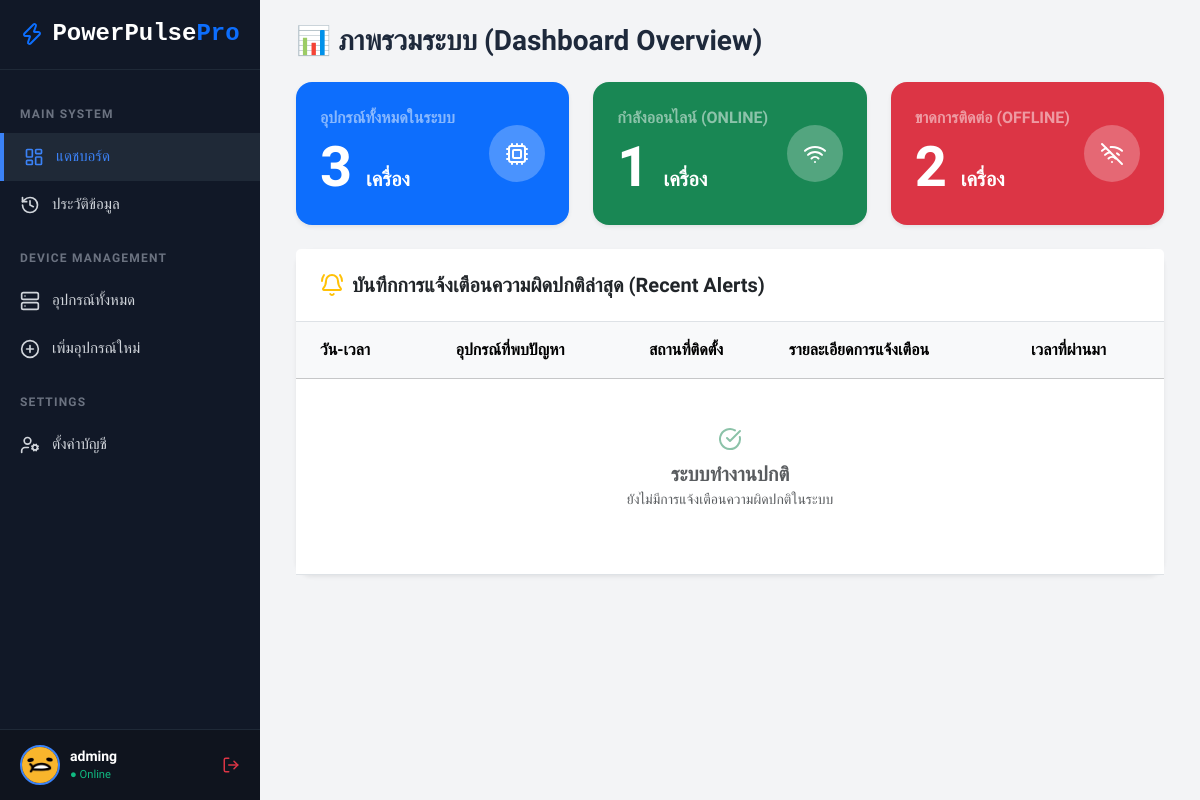
The page /dashboard.php (signed in) on the database as committed earlier.
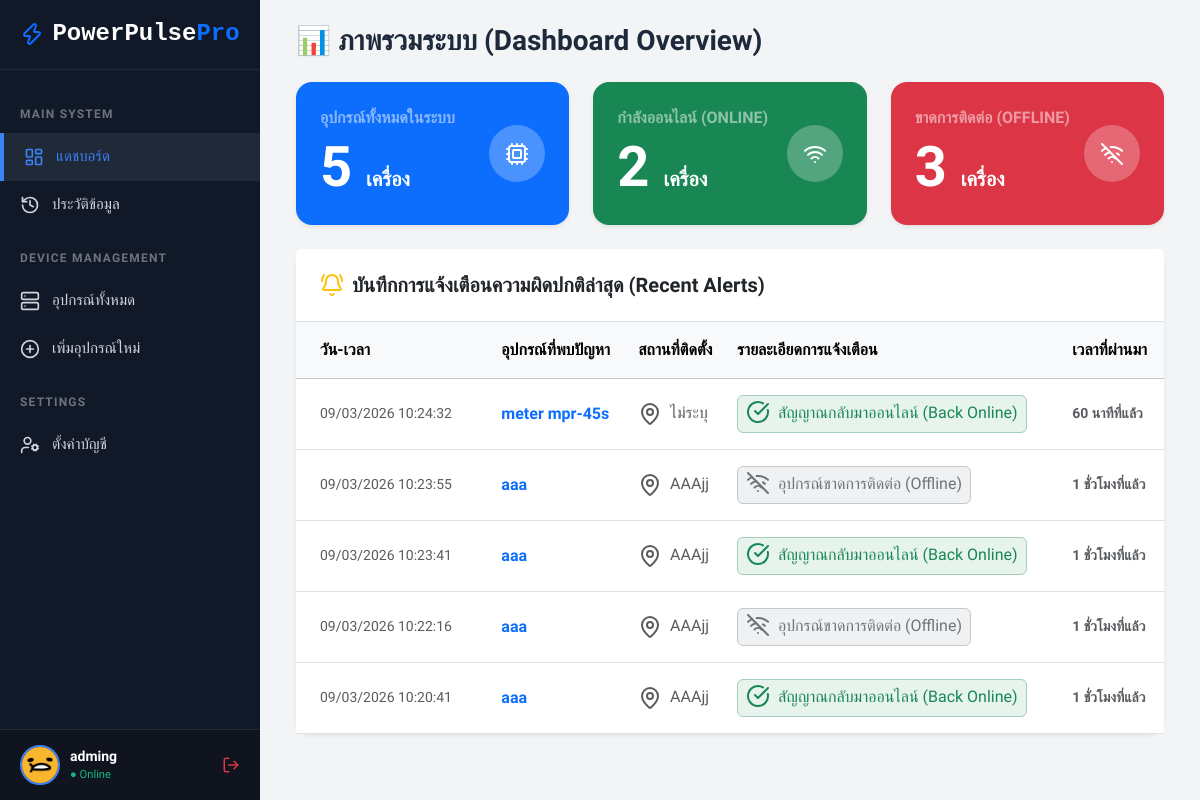
The same page on the database as committed later.
### tables this page shows
CREATE TABLE `alert_logs` (
  `id` int(11) NOT NULL,
  `device_id` int(11) NOT NULL,
  `message` text NOT NULL,
  `created_at` timestamp NOT NULL DEFAULT current_timestamp()
);

CREATE TABLE `devices` (
  `id` int(11) NOT NULL,
  `category_id` int(11) NOT NULL DEFAULT 1,
  `name` varchar(150) NOT NULL,
  `location` varchar(255) DEFAULT 'ไม่ระบุ',
  `image` varchar(255) DEFAULT 'default.png',
  `ip_address` varchar(50) NOT NULL,
  `port` int(11) DEFAULT 502,
  `slave_id` int(11) DEFAULT 1,
  `status` varchar(20) DEFAULT 'Offline',
  `mode` varchar(10) NOT NULL DEFAULT 'mock',
  `alert_min` float DEFAULT 0,
  `alert_max` float DEFAULT 0,
  `is_active` tinyint(1) NOT NULL DEFAULT 1,
  `created_at` timestamp NOT NULL DEFAULT current_timestamp(),
  `last_seen` timestamp NULL DEFAULT NULL
);

### dashboard.php (the view, shortened to what this page needs)
<?php
require 'db.php';
$total_devices = $conn->query("SELECT COUNT(*) as count FROM devices")->fetch_assoc()['count'];
$online_devices = $conn->query("SELECT COUNT(*) as count FROM devices WHERE status = 'Online'")->fetch_assoc()['count'];
$offline_devices = $total_devices - $online_devices;
$alerts = $conn->query("SELECT a.*, d.name as device_name, d.location
                        FROM alert_logs a
                        LEFT JOIN devices d ON a.device_id = d.id
                        ORDER BY a.id DESC LIMIT 10");
function timeAgoThai($datetime) {
    $time_ago = strtotime($datetime);
    $current_time = time();
    $time_difference = $current_time - $time_ago;
    $seconds = $time_difference;
    $minutes = round($seconds / 60);
    $hours = round($seconds / 3600);
    $days = round($seconds / 86400);
    if($seconds <= 60) return "เพิ่งเกิดเมื่อสักครู่";
    else if($minutes <= 60) return "$minutes นาทีที่แล้ว";
    else if($hours <= 24) return "$hours ชั่วโมงที่แล้ว";
    else return "$days วันที่แล้ว";
}
?>
<!DOCTYPE html>
<html lang="th">
<head>
    <link href="https://cdn.jsdelivr.net/npm/bootstrap@5.3.2/dist/css/bootstrap.min.css" rel="stylesheet">
</head>
<body>
<?php include 'includes/sidebar.php'; ?>
<div class="main-content p-4">
    <div class="container-fluid">
        <div class="d-flex align-items-center mb-4">
            <h3 class="fw-bold mb-0">📊 ภาพรวมระบบ (Dashboard Overview)</h3>
        </div>
        <div class="row g-4 mb-4">
            <div class="col-md-4">
                <div class="card border-0 rounded-4 shadow-sm bg-primary text-white h-100">
                    <div class="card-body p-4 d-flex align-items-center justify-content-between">
                        <div>
                            <p class="mb-1 text-white-50 fw-bold text-uppercase">อุปกรณ์ทั้งหมดในระบบ</p>
                            <h2 class="fw-bold mb-0 display-4"><?= $total_devices ?> <span class="fs-5">เครื่อง</span></h2>
                        </div>
                        <div class="bg-white bg-opacity-25 p-3 rounded-circle"><i data-lucide="cpu" class="w-8 h-8"></i></div>
                    </div>
                </div>
            </div>
            <div class="col-md-4">
                <div class="card border-0 rounded-4 shadow-sm bg-success text-white h-100">
                    <div class="card-body p-4 d-flex align-items-center justify-content-between">
                        <div>
                            <p class="mb-1 text-white-50 fw-bold text-uppercase">กำลังออนไลน์ (Online)</p>
                            <h2 class="fw-bold mb-0 display-4"><?= $online_devices ?> <span class="fs-5">เครื่อง</span></h2>
                        </div>
                        <div class="bg-white bg-opacity-25 p-3 rounded-circle"><i data-lucide="wifi" class="w-8 h-8"></i></div>
                    </div>
                </div>
            </div>
            <div class="col-md-4">
                <div class="card border-0 rounded-4 shadow-sm bg-danger text-white h-100">
                    <div class="card-body p-4 d-flex align-items-center justify-content-between">
                        <div>
                            <p class="mb-1 text-white-50 fw-bold text-uppercase">ขาดการติดต่อ (Offline)</p>
                            <h2 class="fw-bold mb-0 display-4"><?= $offline_devices ?> <span class="fs-5">เครื่อง</span></h2>
                        </div>
                        <div class="bg-white bg-opacity-25 p-3 rounded-circle"><i data-lucide="wifi-off" class="w-8 h-8"></i></div>
                    </div>
                </div>
            </div>
        </div>
        <div class="card border-0 rounded-4 shadow-sm">
            <div class="card-header bg-white p-4 border-bottom d-flex align-items-center">
                <i data-lucide="bell-ring" class="text-warning me-2 w-5 h-5"></i>
                <h5 class="fw-bold mb-0">บันทึกการแจ้งเตือนความผิดปกติล่าสุด (Recent Alerts)</h5>
            </div>
            <div class="card-body p-0">
                <div class="table-responsive">
                    <table class="table table-hover align-middle mb-0">
                        <thead class="table-light">
                            <tr>
                                <th class="py-3 px-4">วัน-เวลา</th>
                                <th class="py-3">อุปกรณ์ที่พบปัญหา</th>
                                <th class="py-3">สถานที่ติดตั้ง</th>
                                <th class="py-3">รายละเอียดการแจ้งเตือน</th>
                                <th class="py-3">เวลาที่ผ่านมา</th>
                            </tr>
                        </thead>
                        <tbody>
                            <?php if(isset($alerts) && $alerts->num_rows > 0): ?>
                                <?php while($a = $alerts->fetch_assoc()):
                                    $badge_class = "bg-danger bg-opacity-10 text-danger border-danger-subtle";
                                    $icon_name = "alert-triangle";
                                    if (strpos($a['message'], 'ออนไลน์') !== false) {
                                        $badge_class = "bg-success bg-opacity-10 text-success border-success-subtle";
                                        $icon_name = "check-circle";
                                    }
                                    elseif (strpos($a['message'], 'ออฟไลน์') !== false || strpos($a['message'], 'ขาดการติดต่อ') !== false) {
                                        $badge_class = "bg-secondary bg-opacity-10 text-secondary border-secondary-subtle";
                                        $icon_name = "wifi-off";
                                    }
                                ?>
                                <tr>
                                    <td class="py-3 px-4 text-muted small"><?= date('d/m/Y H:i:s', strtotime($a['created_at'])) ?></td>
                                    <td class="py-3 fw-bold text-primary"><?= htmlspecialchars($a['device_name']) ?></td>
                                    <td class="py-3 text-muted">
                                        <i data-lucide="map-pin" class="w-3 h-3 inline-block me-1"></i>
                                        <?= htmlspecialchars($a['location'] ?? 'ไม่ระบุ') ?>
                                    </td>
                                    <td class="py-3">
                                        <span class="badge <?= $badge_class ?> border px-2 py-1 fs-6 fw-medium">
                                            <i data-lucide="<?= $icon_name ?>" class="w-4 h-4 inline-block me-1 mb-1"></i>
                                            <?= htmlspecialchars($a['message']) ?>
                                        </span>
                                    </td>
                                    <td class="py-3 small text-muted fw-bold"><?= timeAgoThai($a['created_at']) ?></td>
                                </tr>
                                <?php endwhile; ?>
                            <?php else: ?>
                                <tr>
                                    <td colspan="5" class="text-center py-5 text-muted">
                                        <i data-lucide="check-circle" class="w-10 h-10 mb-2 text-success opacity-50"></i>
                                        <p class="mb-0 fw-bold fs-5">ระบบทำงานปกติ</p>
                                        <p class="small">ยังไม่มีการแจ้งเตือนความผิดปกติในระบบ</p>
                                    </td>
                                </tr>
                            <?php endif; ?>
                        </tbody>
                    </table>
                </div>
            </div>
        </div>
    </div>
</div>
</body>
</html>

### includes/sidebar.php (shortened to what this page needs)
<?php
$current_page = basename($_SERVER['PHP_SELF']);
$profile_img = isset($_SESSION['profile_pic']) && $_SESSION['profile_pic'] != '' ? $_SESSION['profile_pic'] : 'default_avatar.png';
?>
<div class="sidebar">
    <div class="sidebar-header d-flex align-items-center justify-content-center gap-2">
        <i data-lucide="zap" class="text-primary"></i>
        <h4 class="mb-0 fw-bold" style="font-family: 'JetBrains Mono', monospace;">PowerPulse<span class="text-primary">Pro</span></h4>
    </div>
    <div class="sidebar-menu">
        <div class="menu-label">Main System</div>
        <a href="dashboard.php" class="sidebar-link <?= $current_page == 'dashboard.php' ? 'active' : '' ?>">
            <i data-lucide="layout-dashboard" style="width: 20px;"></i> แดชบอร์ด
        </a>
        <a href="history.php" class="sidebar-link <?= $current_page == 'history.php' ? 'active' : '' ?>">
            <i data-lucide="history" style="width: 20px;"></i> ประวัติข้อมูล
        </a>
        <div class="menu-label">Device Management</div>
        <a href="devices.php" class="sidebar-link <?= ($current_page == 'devices.php' || $current_page == 'device_detail.php') ? 'active' : '' ?>">
            <i data-lucide="server" style="width: 20px;"></i> อุปกรณ์ทั้งหมด
        </a>
        <a href="device_add.php" class="sidebar-link <?= $current_page == 'device_add.php' ? 'active' : '' ?>">
            <i data-lucide="plus-circle" style="width: 20px;"></i> เพิ่มอุปกรณ์ใหม่
        </a>
        <div class="menu-label">Settings</div>
        <a href="account_settings.php" class="sidebar-link <?= $current_page == 'account_settings.php' ? 'active' : '' ?>">
            <i data-lucide="user-cog" style="width: 20px;"></i> ตั้งค่าบัญชี
        </a>
    </div>
    <div class="user-profile">
        <img src="assets/uploads/<?= $profile_img ?>" class="user-avatar" onerror="this.src='https://via.placeholder.com/40'">
        <div style="flex-grow: 1; overflow: hidden;">
            <div class="small fw-bold text-truncate"><?= htmlspecialchars($_SESSION['username'] ?? 'User') ?></div>
            <div style="font-size: 0.7rem; color: #10b981;">● Online</div>
        </div>
        <a href="logout.php" class="text-danger" title="Logout"><i data-lucide="log-out" style="width: 18px;"></i></a>
    </div>
</div>

### dashboard.php (style rules this page uses)
body { font-family: 'Kanit', sans-serif; background-color: #f8fafc; color: #1e293b; }

### includes/sidebar.php (style rules this page uses)
.sidebar { width: 260px; min-height: 100vh; background-color: #111827; color: #fff; position: fixed; left: 0; top: 0; display: flex; flex-direction: column; transition: all 0.3s; z-index: 1000; }
.main-content { margin-left: 260px; min-height: 100vh; background-color: #f3f4f6; transition: all 0.3s; }
.sidebar-header { padding: 20px; text-align: center; border-bottom: 1px solid #1f2937; }
.sidebar-menu { padding: 15px 0; flex-grow: 1; overflow-y: auto; }
.menu-label { font-size: 0.75rem; text-transform: uppercase; letter-spacing: 0.1em; color: #6b7280; padding: 10px 20px; margin-top: 10px; font-weight: bold; }
.sidebar-link { color: #d1d5db; text-decoration: none; padding: 12px 20px; display: flex; align-items: center; gap: 12px; transition: 0.2s; font-size: 0.95rem; }
.sidebar-link:hover, .sidebar-link.active { background-color: #1f2937; color: #3b82f6; border-left: 4px solid #3b82f6; }
.user-profile { padding: 15px 20px; border-top: 1px solid #1f2937; display: flex; align-items: center; gap: 10px; background: #0f141e; }
.user-avatar { width: 40px; height: 40px; border-radius: 50%; object-fit: cover; border: 2px solid #3b82f6; }

Rows that differ between the two databases and show on the page:
added alert_logs: created_at "09/03/2026 10:24:32", device.name "meter mpr-45s", device.location "ไม่ระบุ", message "สัญญาณกลับมาออนไลน์ (Back Online)", created_at "60 นาทีที่แล้ว"
added alert_logs: created_at "09/03/2026 10:23:55", device.name "aaa", device.location "AAAjj", message "อุปกรณ์ขาดการติดต่อ (Offline)", created_at "1 ชั่วโมงที่แล้ว"
added alert_logs: created_at "09/03/2026 10:23:41", device.name "aaa", device.location "AAAjj", message "สัญญาณกลับมาออนไลน์ (Back Online)", created_at "1 ชั่วโมงที่แล้ว"
added alert_logs: created_at "09/03/2026 10:22:16", device.name "aaa", device.location "AAAjj", message "อุปกรณ์ขาดการติดต่อ (Offline)", created_at "1 ชั่วโมงที่แล้ว"
added alert_logs: created_at "09/03/2026 10:20:41", device.name "aaa", device.location "AAAjj", message "สัญญาณกลับมาออนไลน์ (Back Online)", created_at "1 ชั่วโมงที่แล้ว"
Other text that changed with them:
$total_devices: "3" → "5"
$online_devices: "1" → "2"
$offline_devices: "2" → "3"
text no longer shown: "ระบบทำงานปกติ ยังไม่มีการแจ้งเตือนความผิดปกติในระบบ"
